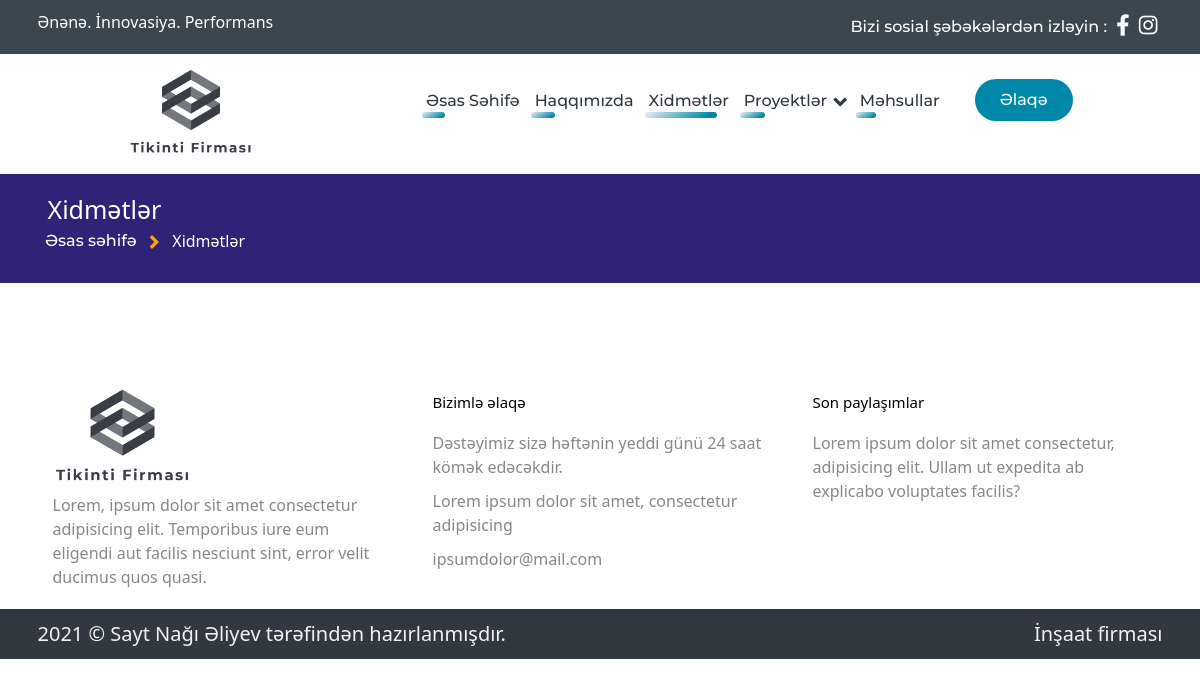
The app's page /services, older data.
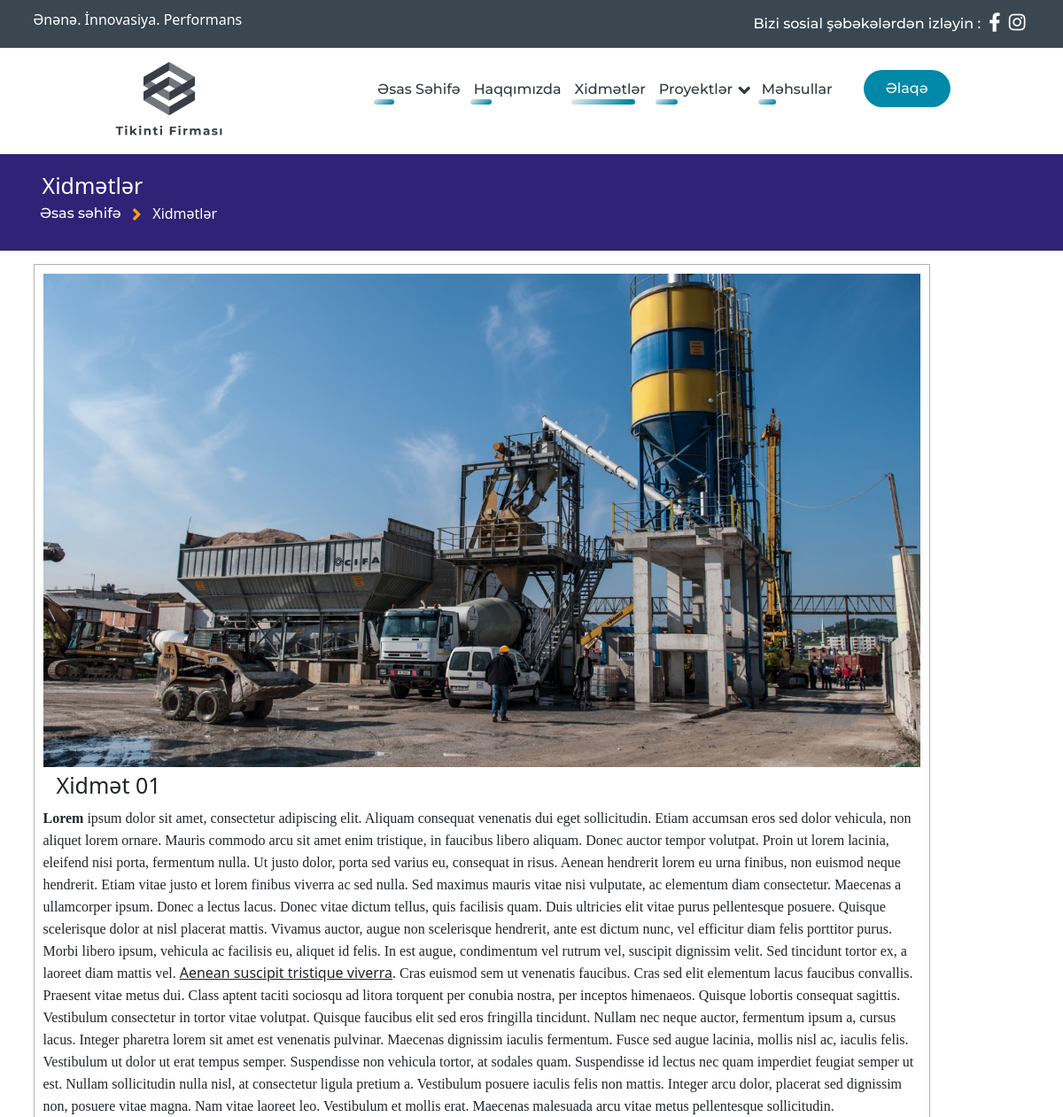
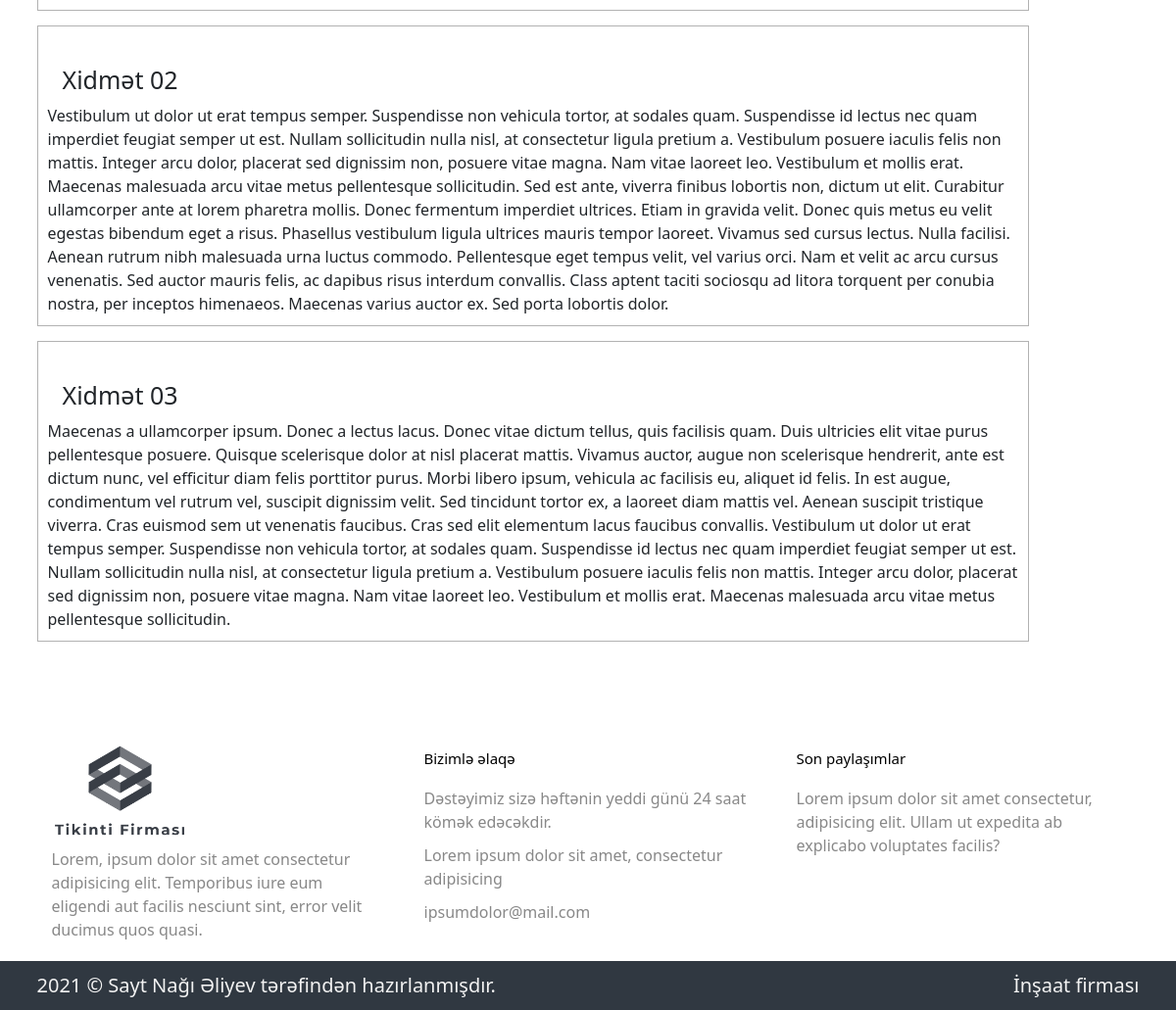
The same page, newer data (2 pictures, top to bottom).
### app/models.py (models this page shows)
class Service(db.Model):
    id = db.Column(db.Integer, primary_key=True)
    title = db.Column(db.String(100))
    description = db.Column(db.Text)
    image = db.Column(db.String(100))

### view/routes.py (the view)
@view.route("/services")
def main_services():
    from app.models import Service
    services = Service.query.all()
    return render_template('view/services.html', services = services)

### view/templates/view/services.html (shortened to what this page needs)
{% extends "view/base.html" %}
{% block navBar %}
<div id="navbar">
    <div class="container">
        <div class="nav-items">
            <img class="logo" src="/view/static/view/img/logo_transparent2.png" alt="">
            <ul class="nav-links d-flex justify-content-end bootstrap-off">
                <li>
                    <div class="link-container">
                        <a class="bootstrap-off" href="/">Əsas Səhifə</a>
                        <div class="bg"></div>
                    </div>
                </li>
                <li>
                    <div class="link-container">
                        <a class="bootstrap-off" href="/about">Haqqımızda</a>
                        <div class="bg"></div>
                    </div>
                </li>
                <li>
                    <div class="link-container">
                        <a class="bootstrap-off" href="/services">Xidmətlər</a>
                        <div class="bg" style="width: 90%!important;"></div>
                    </div>
                </li>
                <li class="dd-effect">
                    <div class="link-container">
                        <a class="bootstrap-off" href="#">Proyektlər</a>
                        <div class="down-icon"><i class="fas fa-angle-down fa-lg"></i></div>
                        <div class="bg"></div>
                    </div>
                </li>
                <li>
                    <div class="link-container">
                        <a class="bootstrap-off" href="/products">Məhsullar</a>
                        <div class="bg"></div>
                    </div>
                </li>
            </ul>
            <a class="cta" href="/contacts"><button class=" text-light my-4">Əlaqə</button></a>
        </div>
    </div>
</div>
{% endblock %}
{% block page %}
<section id="services-content">
    <div class="head">
        <div class="container">
            <h2>Xidmətlər</h2>
            <div class="location">
                <a href="/">Əsas səhifə</a>
                <i class="fas fa-angle-right fa-lg"></i>
                <p>Xidmətlər</p>
            </div>
        </div>
    </div>
   <div class="container">
    <div class="services-elements">
       {% for service in services %}
       <div class="service-box">
        <div class="img-section">
            <img src="/view/static/view/uploads/{{service.image}}" alt="">
        </div>
        <div class="service-title">
            <h1>{{service.title}}</h1>
        </div>
        <div class="service-description">
            {{service.description|safe}}
        </div>
    </div>
       {% endfor %}
    </div>
   </div>
</section>
{% endblock %}

Row changes from the older to the newer data that the page shows:
added Service: image (picture), title "Xidmət 01", description "Lorem ipsum dolor sit amet, consectetur adipiscing elit. Aliquam consequat venenatis dui eget sollicitudin. Etiam accumsan eros sed dolor vehicula, non aliquet lorem ornare. Mauris commodo arcu sit amet enim tristique, in faucibus libero aliquam. Donec auctor tempor volutpat. Proin ut lorem lacinia, eleifend nisi porta, fermentum nulla. Ut justo dolor, porta sed varius eu, consequat in risus. Aenean hendrerit lorem eu urna finibus, non euismod neque hendrerit. Etiam vitae justo et lorem finibus viverra ac sed nulla. Sed maximus mauris vitae nisi vulputate, ac elementum diam consectetur. Maecenas a ullamcorper ipsum. Donec a lectus lacus. Donec vitae dictum tellus, quis facilisis quam. Duis…"
added Service: title "Xidmət 02", description "Vestibulum ut dolor ut erat tempus semper. Suspendisse non vehicula tortor, at sodales quam. Suspendisse id lectus nec quam imperdiet feugiat semper ut est. Nullam sollicitudin nulla nisl, at consectetur ligula pretium a. Vestibulum posuere iaculis felis non mattis. Integer arcu dolor, placerat sed dignissim non, posuere vitae magna. Nam vitae laoreet leo. Vestibulum et mollis erat. Maecenas malesuada arcu vitae metus pellentesque sollicitudin. Sed est ante, viverra finibus lobortis non, dictum ut elit. Curabitur ullamcorper ante at lorem pharetra mollis. Donec fermentum imperdiet ultrices. Etiam in gravida velit. Donec quis metus eu velit egestas bibendum eget a risus. Phasellus vestibulum…"
added Service: title "Xidmət 03", description "Maecenas a ullamcorper ipsum. Donec a lectus lacus. Donec vitae dictum tellus, quis facilisis quam. Duis ultricies elit vitae purus pellentesque posuere. Quisque scelerisque dolor at nisl placerat mattis. Vivamus auctor, augue non scelerisque hendrerit, ante est dictum nunc, vel efficitur diam felis porttitor purus. Morbi libero ipsum, vehicula ac facilisis eu, aliquet id felis. In est augue, condimentum vel rutrum vel, suscipit dignissim velit. Sed tincidunt tortor ex, a laoreet diam mattis vel. Aenean suscipit tristique viverra. Cras euismod sem ut venenatis faucibus. Cras sed elit elementum lacus faucibus convallis. Vestibulum ut dolor ut erat tempus semper. Suspendisse non vehicula…"
